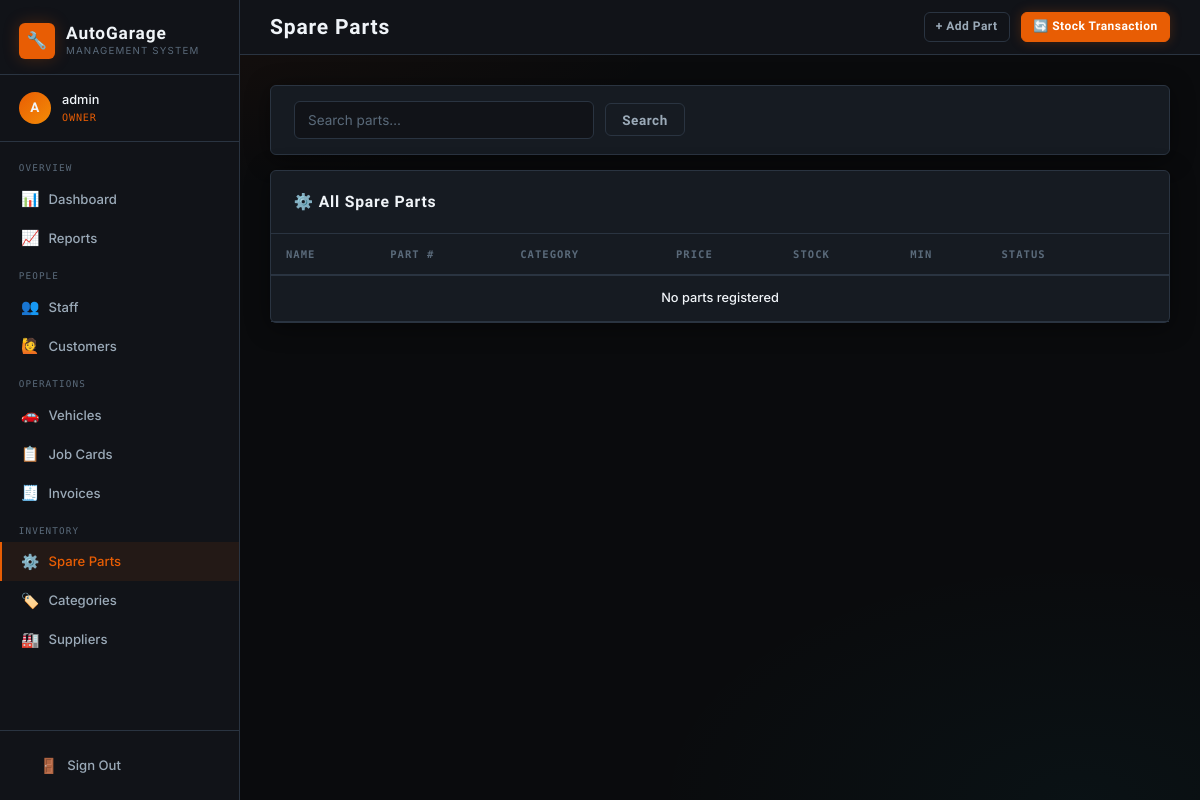
Page /parts/ (signed in) on the earlier database version.
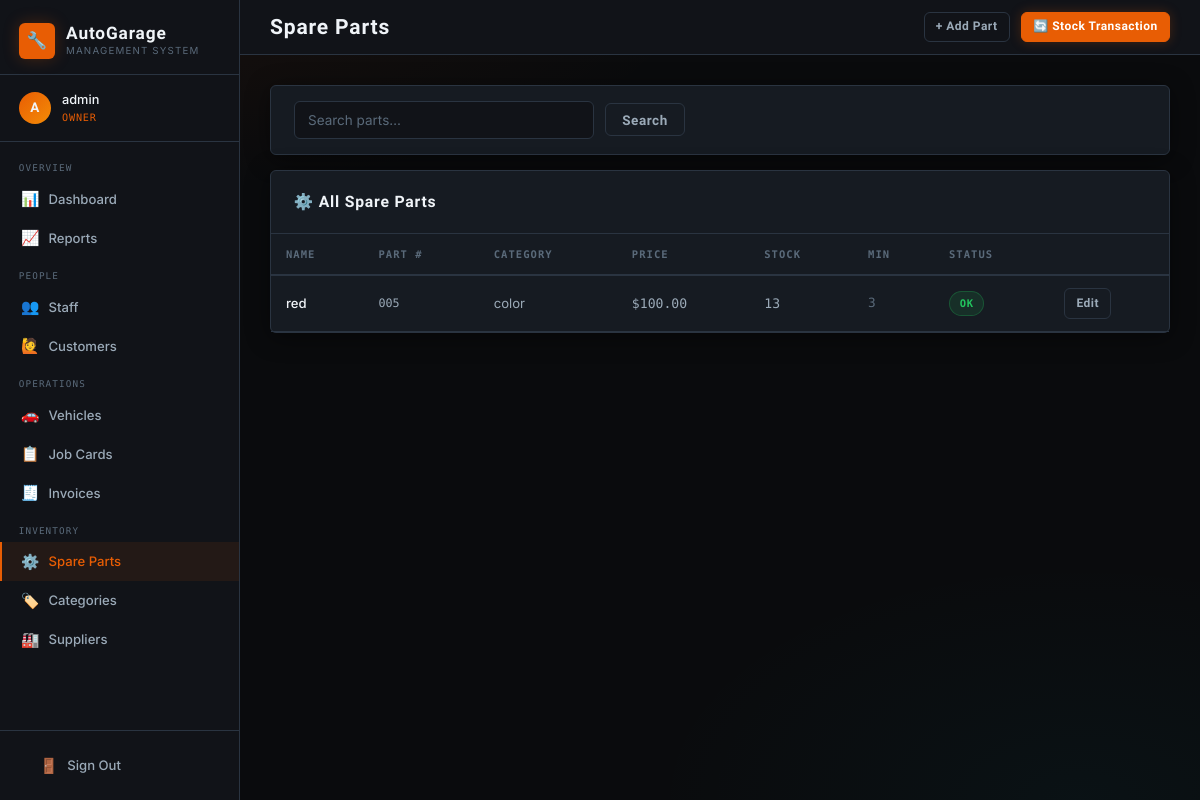
Same page on the later database version.
### core/models.py (models this page shows, shortened)
class SparePart(models.Model):
    name = models.CharField(max_length=150)
    part_number = models.CharField(max_length=50, unique=True)
    category = models.ForeignKey(PartCategory, on_delete=models.SET_NULL, null=True)
    supplier = models.ForeignKey(Supplier, on_delete=models.SET_NULL, null=True, blank=True)
    unit_price = models.DecimalField(max_digits=10, decimal_places=2)
    stock_quantity = models.PositiveIntegerField(default=0)
    minimum_stock = models.PositiveIntegerField(default=5)
    location = models.CharField(max_length=50, blank=True)
    created_at = models.DateTimeField(auto_now_add=True)
    updated_at = models.DateTimeField(auto_now=True)
    @property
    def is_low_stock(self):
        return self.stock_quantity <= self.minimum_stock

class PartCategory(models.Model):
    name = models.CharField(max_length=100)
    description = models.TextField(blank=True)
    class Meta:
        verbose_name_plural = "Part Categories"

### core/views.py (the view)
# urls.py: path('parts/', views.parts_list, name='parts_list'),
@login_required
@role_required('owner', 'store_manager')
def parts_list(request):
    q = request.GET.get('q', '')
    parts = SparePart.objects.select_related('category', 'supplier').all()
    if q:
        parts = parts.filter(Q(name__icontains=q) | Q(part_number__icontains=q))
    return render(request, 'core/parts_list.html', {'parts': parts, 'q': q})

### core/views.py (called while the page is built)
def role_required(*roles):
    def decorator(view_func):
        @wraps(view_func)
        def wrapper(request, *args, **kwargs):
            if not request.user.is_authenticated:
                return redirect('login')
            try:
                profile = request.user.profile
                if profile.role in roles or request.user.is_superuser:
                    return view_func(request, *args, **kwargs)
            except UserProfile.DoesNotExist:
                if request.user.is_superuser:
                    return view_func(request, *args, **kwargs)
            messages.error(request, "You don't have permission to access that page.")
            return redirect('dashboard')
        return wrapper
    return decorator

### core/templates/core/parts_list.html (shortened to what this page needs)
{% extends 'core/base.html' %}
{% block page_title %}Spare Parts{% endblock %}
{% block topbar_actions %}
<a href="{% url 'part_create' %}" class="btn btn-secondary btn-sm">+ Add Part</a>
<a href="{% url 'stock_transaction' %}" class="btn btn-primary btn-sm">🔄 Stock Transaction</a>
{% endblock %}
{% block content %}
<div class="card mb-2" style="padding:1rem 1.5rem;">
  <form method="get" style="display:flex;gap:0.75rem;align-items:center;">
    <input type="text" name="q" value="{{ q }}" class="form-input" style="max-width:300px;" placeholder="Search parts…">
    <button class="btn btn-secondary">Search</button>
  </form>
</div>
<div class="card">
  <div class="card-header"><span class="card-title">⚙️ All Spare Parts</span></div>
  <div class="table-wrap"><table>
    <thead><tr><th>Name</th><th>Part #</th><th>Category</th><th>Price</th><th>Stock</th><th>Min</th><th>Status</th><th></th></tr></thead>
    <tbody>
      {% for part in parts %}
      <tr {% if part.is_low_stock %}class="low-stock"{% endif %}>
        <td>{{ part.name }}</td>
        <td class="text-mono" style="font-size:0.78rem;">{{ part.part_number }}</td>
        <td>{{ part.category.name|default:"—" }}</td>
        <td class="text-mono">${{ part.unit_price }}</td>
        <td class="text-mono {% if part.is_low_stock %}text-red font-bold{% endif %}">{{ part.stock_quantity }}</td>
        <td class="text-muted text-mono">{{ part.minimum_stock }}</td>
        <td>
          {% if part.is_low_stock %}
          <span class="badge badge-low">Low Stock</span>
          {% else %}
          <span class="badge badge-ok">OK</span>
          {% endif %}
        </td>
        <td><a href="{% url 'part_edit' part.pk %}" class="btn btn-secondary btn-sm">Edit</a></td>
      </tr>
      {% empty %}<tr><td colspan="8" class="text-center text-muted">No parts registered</td></tr>
      {% endfor %}
    </tbody>
  </table></div>
</div>
{% endblock %}

Differences in the rows shown:
added SparePart: name "red", part_number "005", category.name "color", unit_price "100.00", stock_quantity "13", minimum_stock "3", shows "OK"
Other differences:
text no longer shown: "No parts registered"
